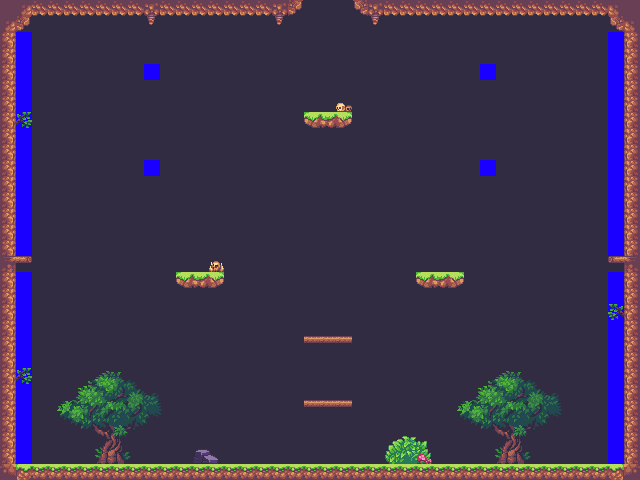

Rendered tile map (Tiled .tmx) drawn with the repository's tilesets; below, a short description and the map source with its tile grids summarised:
An orthogonal 40x30 tile map with 16x16 px tiles, 4 tile layers (BackgroundDecorator, Collision, HiddenCollision, ForegroundDecorator), 3 tilesets and 69 objects (64x Gem, 2x BeeEnemy, Spawn Point, Exit, OpossumBossEnemy).

<map version="1.2" tiledversion="1.2.4" orientation="orthogonal" renderorder="right-down" width="40" height="30" tilewidth="16" tileheight="16" infinite="0" nextlayerid="21" nextobjectid="551">
 <tileset firstgid="1" name="props" tilewidth="16" tileheight="16" tilecount="364" columns="26">
  <image source="../tilesets/environment/props.png" width="416" height="224" />
  <tile id="317">
   <properties>
    <property name="collides" type="bool" value="true" />
   </properties>
  </tile>
  <tile id="321">
   <properties>
    <property name="collide_dmg" type="bool" value="true" />
   </properties>
  </tile>
 </tileset>
 <tileset firstgid="365" name="widgets" tilewidth="16" tileheight="16" tilecount="8" columns="8">
  <image source="../tilesets/widgets/widgets.png" width="128" height="16" />
  <tile id="0">
   <properties>
    <property name="widget" type="bool" value="true" />
   </properties>
  </tile>
  <tile id="1">
   <properties>
    <property name="collides" type="bool" value="true" />
    <property name="widget" type="bool" value="true" />
   </properties>
  </tile>
  <tile id="2">
   <properties>
    <property name="widget" type="bool" value="true" />
   </properties>
  </tile>
  <tile id="3">
   <properties>
    <property name="widget" type="bool" value="true" />
   </properties>
  </tile>
  <tile id="4">
   <properties>
    <property name="widget" type="bool" value="true" />
   </properties>
  </tile>
  <tile id="5">
   <properties>
    <property name="widget" type="bool" value="true" />
   </properties>
  </tile>
  <tile id="6">
   <properties>
    <property name="widget" type="bool" value="true" />
   </properties>
  </tile>
  <tile id="7">
   <properties>
    <property name="widget" type="bool" value="true" />
   </properties>
  </tile>
 </tileset>
 <tileset firstgid="373" name="tileset" tilewidth="16" tileheight="16" tilecount="585" columns="15">
  <image source="../tilesets/environment/tileset-extruded.png" width="240" height="624" />
  <tile id="16">
   <properties>
    <property name="collides" type="bool" value="true" />
   </properties>
  </tile>
  <tile id="18">
   <properties>
    <property name="collides" type="bool" value="true" />
   </properties>
  </tile>
  <tile id="20">
   <properties>
    <property name="collides" type="bool" value="true" />
   </properties>
  </tile>
  <tile id="22">
   <properties>
    <property name="collides" type="bool" value="true" />
   </properties>
  </tile>
  <tile id="24">
   <properties>
    <property name="collide_top_only" type="bool" value="true" />
    <property name="collides" type="bool" value="true" />
   </properties>
  </tile>
  <tile id="26">
   <properties>
    <property name="collide_top_only" type="bool" value="true" />
    <property name="collides" type="bool" value="true" />
   </properties>
  </tile>
  <tile id="28">
   <properties>
    <property name="collides" type="bool" value="true" />
   </properties>
  </tile>
  <tile id="110">
   <properties>
    <property name="collides" type="bool" value="true" />
   </properties>
  </tile>
  <tile id="114">
   <properties>
    <property name="collides" type="bool" value="true" />
   </properties>
  </tile>
  <tile id="116">
   <properties>
    <property name="collides" type="bool" value="true" />
   </properties>
  </tile>
  <tile id="118">
   <properties>
    <property name="collide_top_only" type="bool" value="true" />
    <property name="collides" type="bool" value="true" />
   </properties>
  </tile>
  <tile id="136">
   <properties>
    <property name="collide_top_only" type="bool" value="true" />
    <property name="collides" type="bool" value="true" />
   </properties>
  </tile>
  <tile id="138">
   <properties>
    <property name="collides" type="bool" value="true" />
   </properties>
  </tile>
  <tile id="148">
   <properties>
    <property name="collides" type="bool" value="true" />
   </properties>
  </tile>
  <tile id="166">
   <properties>
    <property name="collides" type="bool" value="true" />
   </properties>
  </tile>
  <tile id="168">
   <properties>
    <property name="collides" type="bool" value="true" />
   </properties>
  </tile>
  <tile id="170">
   <properties>
    <property name="collides" type="bool" value="true" />
   </properties>
  </tile>
  <tile id="172">
   <properties>
    <property name="collide_top_only" type="bool" value="true" />
    <property name="collides" type="bool" value="true" />
   </properties>
  </tile>
  <tile id="174">
   <properties>
    <property name="collide_top_only" type="bool" value="true" />
    <property name="collides" type="bool" value="true" />
   </properties>
  </tile>
  <tile id="268">
   <properties>
    <property name="collides" type="bool" value="true" />
   </properties>
  </tile>
  <tile id="288">
   <properties>
    <property name="collides" type="bool" value="true" />
   </properties>
  </tile>
  <tile id="318">
   <properties>
    <property name="collides" type="bool" value="true" />
   </properties>
  </tile>
  <tile id="326">
   <properties>
    <property name="collides" type="bool" value="true" />
   </properties>
  </tile>
  <tile id="328">
   <properties>
    <property name="collides" type="bool" value="true" />
   </properties>
  </tile>
  <tile id="346">
   <properties>
    <property name="collides" type="bool" value="true" />
   </properties>
  </tile>
  <tile id="476">
   <properties>
    <property name="collides" type="bool" value="true" />
   </properties>
  </tile>
  <tile id="560">
   <properties>
    <property name="collides" type="bool" value="true" />
   </properties>
  </tile>
 </tileset>
 <layer id="17" name="BackgroundDecorator" width="40" height="30" locked="1">
  <data>[1200 cells, 1200 non-empty, 1 distinct tile ids]</data>
 </layer>
 <layer id="18" name="Collision" width="40" height="30">
  <data>[1200 cells, 317 non-empty, 83 distinct tile ids]</data>
 </layer>
 <layer id="19" name="HiddenCollision" width="40" height="30" locked="1" opacity="0">
  <data>[1200 cells, 44 non-empty, 1 distinct tile ids]</data>
 </layer>
 <layer id="20" name="ForegroundDecorator" width="40" height="30" locked="1" opacity="0.95">
  <data>[1200 cells, 22 non-empty, 14 distinct tile ids]</data>
 </layer>
 <objectgroup id="5" name="Objects">
  <object id="311" name="Spawn Point" x="328.909" y="31.6364">
   <point />
  </object>
  <object id="325" name="Exit" x="320" y="144" width="16" height="16" />
  <object id="473" name="OpossumBossEnemy" x="96" y="272" width="16" height="16" />
  <object id="477" name="Gem" x="80" y="144" width="16" height="16" />
  <object id="478" name="Gem" x="80" y="160" width="16" height="16" />
  <object id="479" name="Gem" x="80" y="176" width="16" height="16" />
  <object id="480" name="Gem" x="80" y="192" width="16" height="16" />
  <object id="481" name="Gem" x="80" y="208" width="16" height="16" />
  <object id="482" name="Gem" x="96" y="208" width="16" height="16" />
  <object id="483" name="Gem" x="112" y="208" width="16" height="16" />
  <object id="484" name="Gem" x="128" y="208" width="16" height="16" />
  <object id="485" name="Gem" x="128" y="192" width="16" height="16" />
  <object id="486" name="Gem" x="128" y="160" width="16" height="16" />
  <object id="487" name="Gem" x="112" y="160" width="16" height="16" />
  <object id="488" name="Gem" x="96" y="112" width="16" height="16" />
  <object id="489" name="Gem" x="96" y="160" width="16" height="16" />
  <object id="490" name="Gem" x="128" y="176" width="16" height="16" />
  <object id="491" name="Gem" x="80" y="128" width="16" height="16" />
  <object id="492" name="Gem" x="80" y="112" width="16" height="16" />
  <object id="493" name="Gem" x="112" y="112" width="16" height="16" />
  <object id="494" name="Gem" x="128" y="112" width="16" height="16" />
  <object id="495" name="Gem" x="128" y="144" width="16" height="16" />
  </objectgroup>
</map>
<!-- 47 of 69 objects omitted -->
